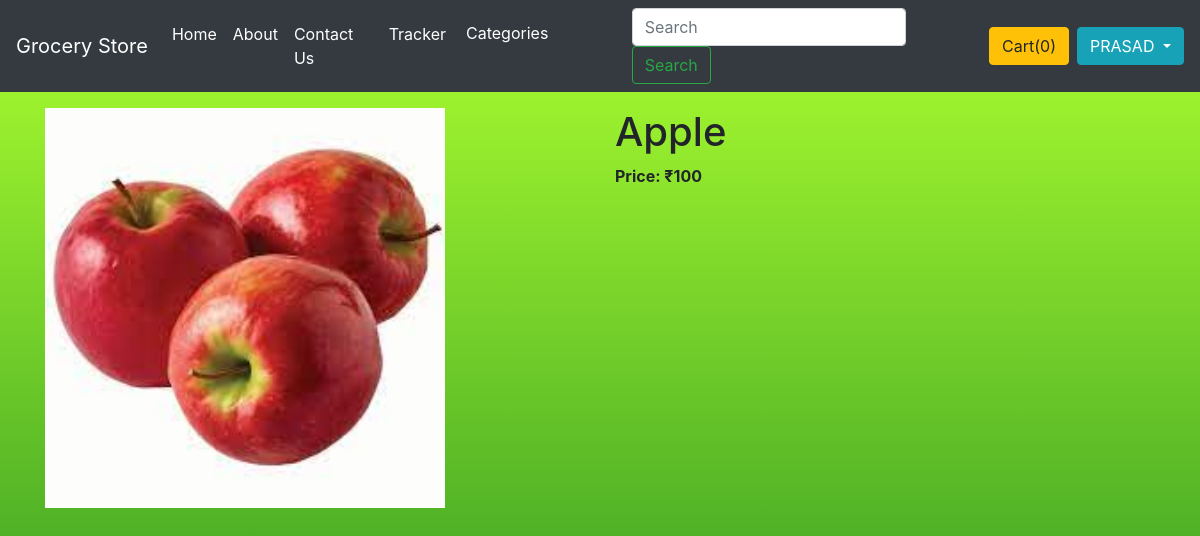
/shop/products/1 (signed in), run on the app's committed database.
### shop/models.py (models this page shows, shortened)
class Product(models.Model):
    product_id = models.AutoField(primary_key=True)
    product_name = models.CharField(max_length=50)
    description = models.CharField(max_length=80, default="")
    category = models.CharField(max_length=50, default="")
    subcategory = models.CharField(max_length=50, default="")
    price = models.IntegerField(default=0)
    publish_date = models.DateField()
    image = models.ImageField(upload_to="shop/images", default="")

### shop/views.py (the view)
# urls.py: path('products/<int:myid>', views.productView, name="productView"),
@login_required(login_url='/login')
def productView(request, myid):
    product = Product.objects.filter(product_id=myid)
    return render(request, "shop/productView.html", {'product': product[0]})

### shop/templates/shop/productView.html (shortened to what this page needs)
{% extends 'shop/basic.html' %}
{% block body %}
<div class="container my-3">
    <div class="row">
        <div class="col md-4">
            <img src="/media/{{product.image}}" max-width="200px" height="400px">
            <br>
        </div>
        <div class="col md-8">
            <h1>{{product.product_name}}</h1>
            <p><b>Price: ₹{{product.price}} </b></p>
        </div>
    </div>
</div>
{% endblock %}

### shop/templates/shop/basic.html (shortened to what this page needs)
<!doctype html>
<html lang="en">
  <head>
    <link rel="stylesheet" href="https://stackpath.bootstrapcdn.com/bootstrap/4.2.1/css/bootstrap.min.css">
  </head>
{% load static %}
  <body style="background-image: linear-gradient(#adff2f, #228B22); background-repeat: no-repeat; background-size: cover; min-height: 100vh;" >
    <nav class="navbar navbar-expand-lg navbar-dark bg-dark">
  <a class="navbar-brand" href="/shop/">Grocery Store</a>
  <div class="collapse navbar-collapse" id="navbarSupportedContent">
    <ul class="navbar-nav mr-auto">
      <li class="nav-item active">
        <a class="nav-link" href="/shop/">Home <span class="sr-only">(current)</span></a>
      </li>
      <li class="nav-item active">
        <a class="nav-link" href="/shop/about">About <span class="sr-only">(current)</span></a>
      </li>
      <li class="nav-item active">
        <a class="nav-link" href="/shop/contact">Contact Us <span class="sr-only">(current)</span></a>
      </li>
      <li class="nav-item active">
        <a class="nav-link" href="/shop/tracker">Tracker <span class="sr-only">(current)</span></a>
      </li>
      <li class="nav-item active">
      <select class="custom-select" onchange="location = this.value;">
        <option selected value="http://127.0.0.1:8000/shop/">Categories</option>
      </select>
      </li>
    </ul>
    <form class="form-inline my-2 my-lg-0 searchProduct" method="get" action="/shop/search">
      <input class="form-control mr-sm-2" type="search" placeholder="Search" name="search" id="search" aria-label="Search" required="true">
      <button class="btn btn-outline-success my-2 my-sm-0" type="submit">Search</button>
    </form>
    <span class="cart-button"> <button type="button" id="popcart" class="btn btn-warning mx-2" data-container="body" data-toggle="popover" data-placement="bottom" data-html="true" data-content="">Cart(<span id="cart">0</span>) </button></span>
    <div class="dropdown">
  <button class="btn btn-info dropdown-toggle" type="button" id="dropdownMenuButton" data-toggle="dropdown" aria-haspopup="true" aria-expanded="false">
    {{ request.user }}
  </button>
</div>
  </div>
</nav>
  {% block body %} {% endblock %}
    <link rel="stylesheet" href="sweetalert2.min.css">
  </body>
</html>

### data on the page
Product: image (picture), product_name "Apple", price "100"

### other printed values
{{ request.user }} "PRASAD"
